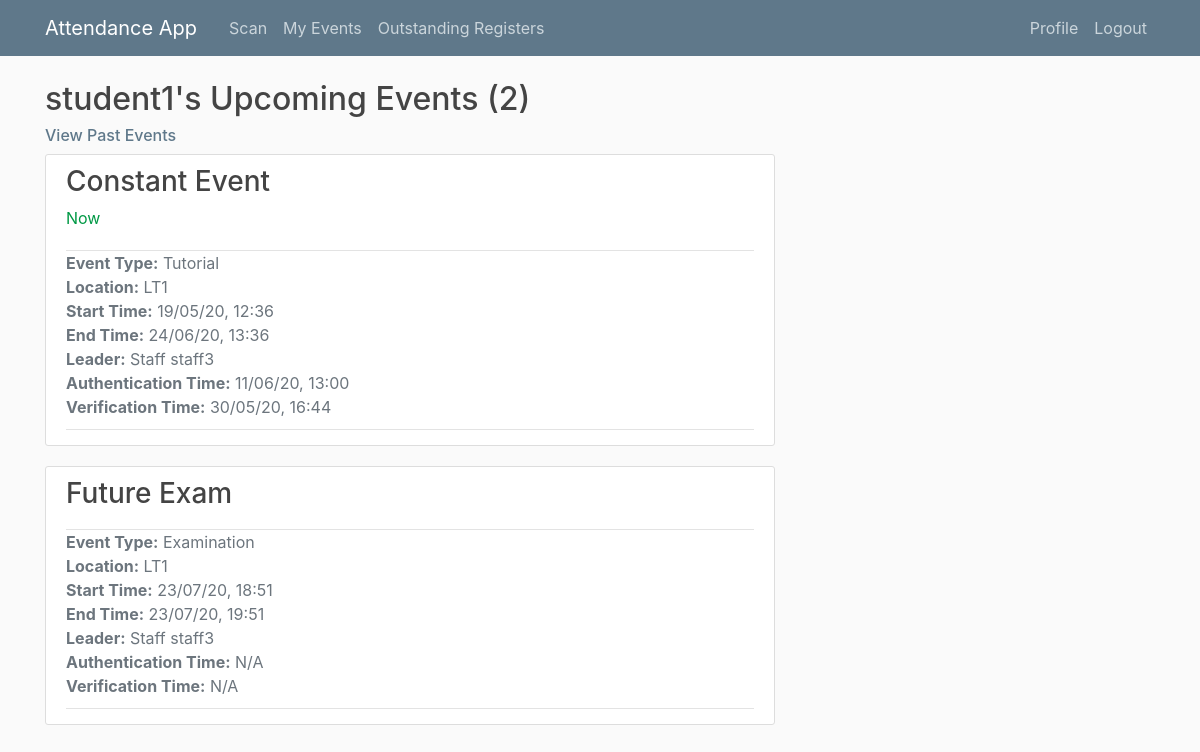
The page /student1/events/ (signed in) on the database its author committed.
### main/models.py (models this page shows, shortened)
class Event(models.Model):
    EVENT_TYPES = (
        ('LE', 'Lecture'),
        ('EX', 'Examination'),
        ('TU', 'Tutorial'),
        ('SG', 'Study Group')
    )
    title = models.CharField(max_length = 100)
    event_type = models.CharField(max_length=2, choices=EVENT_TYPES) # Lecture, tutorial, exam or study group
    start_time = models.DateTimeField(default = timezone.now)
    end_time = models.DateTimeField(default = one_hour_ahead)
    location = models.CharField(max_length = 100, null = True)
    leader = models.ForeignKey(Staff, on_delete=models.CASCADE, related_name = 'staff_leader') # Leader must be a staff member
    attendees = models.ManyToManyField(Student, related_name='student_attendees')
    auth_uuid = models.UUIDField(default=uuid.uuid4, editable = False) # Generates authentication hash
    register_taken = models.BooleanField(default = False)
    def happening_now(self):
        if timezone.now() >= self.start_time and timezone.now() < self.end_time:
            return True
        else:
            return False

class Attendance(models.Model):
    student = models.ForeignKey(Student, on_delete=models.CASCADE) # if student is deleted, attendance authentications should be deleted too
    event = models.ForeignKey(Event, on_delete=models.CASCADE) # if event is deleted, attendance authentications should be deleted too
    auth_time = models.DateTimeField(null=True)

class Verification(models.Model):
    event = models.ForeignKey(Event, on_delete=models.CASCADE) # if event is deleted, attendance verifications should also be deleted
    student = models.ForeignKey(Student, on_delete=models.CASCADE)
    verification_time = models.DateTimeField(null=True)

### users/models.py (models this page shows, shortened)
class Staff(models.Model):
    user = models.OneToOneField(User,  on_delete=models.CASCADE) # Each Staff object maps to one account and vice versa
    def __str__(self):
        return f'Staff {self.user.username}'
    class Meta:
        verbose_name_plural = 'Staff' # otherwise default in admin page would be 'Staffs'

class Student(models.Model):
    user = models.OneToOneField(User,  on_delete=models.CASCADE) # Each Student object maps to one account and vice versa
    cid = models.AutoField(primary_key=True) # CIDs have 8 digits
    course = models.CharField(max_length=50, null = True)
    year = models.IntegerField(null=True)

### main/views.py (the view)
# urls.py: path('<str:username>/events/', UserEventListView.as_view(), name='user-events'),
class UserEventListView(LoginRequiredMixin, UserPassesTestMixin, ListView):
    model = Event
    template_name = 'main/user_events.html'
    context_object_name = 'events'
    paginate_by = 5
    def get_queryset(self):
        user = get_object_or_404(User, username=self.kwargs.get('username')) # Class based view so requires kwargs.get to extract from URL
        return Event.objects.filter(attendees=user.student, end_time__gte=timezone.now()).order_by('start_time')
    def test_func(self):
        active_user = self.request.user
        if active_user.groups.filter(name="Admin") or active_user.groups.filter(name="Staff"):
            return True
        else:
            return False
    def get_context_data(self, **kwargs):
        context = super().get_context_data(**kwargs)
        user = get_object_or_404(User, username=self.kwargs.get('username')) # Class based view so requires kwargs.get to extract from URL
        context['requested_user'] = user
        return context

### main/templatetags/event_extras.py (called while the page is built)
@register.filter(name='attendance_authenticated')
def attendance_authenticated(event, user):
    from main.models import Attendance
    return Attendance.objects.filter(event=event, student=user.student).exists()

@register.filter(name='auth_time')
def auth_time(event, user):
    from main.models import Attendance
    attendance = Attendance.objects.get(event=event, student=user.student)
    return attendance.auth_time

@register.filter(name='attendance_verified')
def attendance_verified(event, user):
    from main.models import Verification
    return Verification.objects.filter(event=event, student=user.student).exists()

@register.filter(name='verification_time')
def verification_time(event, user):
    from main.models import Verification
    verification = Verification.objects.get(event=event, student=user.student)
    return verification.verification_time

### users/templatetags/user_extras.py (called while the page is built)
@register.filter(name='has_group')
def has_group(user, group_name):
    return user.groups.filter(name=group_name).exists()

### main/templates/main/user_events.html
{% extends 'main/events.html' %}
{% load user_extras %}
{% load event_extras %}
{% block upcoming_or_past %}
    <h2><a href="{% url 'user-profile' view.kwargs.username %}">{{ view.kwargs.username }}</a>'s Upcoming Events ({{ page_obj.paginator.count }})</h2>
    <h6><a class="subtitle" href="{% url 'user-past-events' view.kwargs.username %}">View Past Events</a></h6>
{% endblock upcoming_or_past %}
{% block auth_info %}
{% if requested_user|has_group:"Students" %}
    <li class="text-muted">
        <b>Authentication Time:</b>
        {% if event|attendance_authenticated:requested_user %}
            {{ event|auth_time:requested_user|date:"d/m/y, H:i" }}
        {% else %}
            N/A
        {% endif %}
    </li>
    <li class="text-muted">
    {% if event.event_type != "LE" %}
        <b>Verification Time:</b>
        {% if event|attendance_verified:requested_user %}
            {{ event|verification_time:requested_user|date:"d/m/y, H:i" }}
        {% else %}
            N/A
        {% endif %}
    {% endif %}
    </li>
{% endif %}
{% endblock auth_info %}

### main/templates/main/events.html (shortened to what this page needs)
{% extends 'main/base.html' %}
{% load user_extras %}
{% load event_extras %}
{% block content %}
    {% block upcoming_or_past %}{% endblock upcoming_or_past %}
    {% for event in events %}
        <article class="media content-section">
            <div class="media-body">
                <div class="article-header">
                    <h3><a class="article-title" href="{% url 'event-detail' event.id %}">{{ event.title }}</a></h3>
                    {% if event.happening_now %}
                        <div class="article-status">Now</div>
                    {% endif %}
                </div>
                <div class="article-metadata">
                    <ul class="list-unstyled">
                        <li class="text-secondary"><b>Event Type:</b> {{ event.get_event_type_display }}</li>
                        <li class="text-muted"><b>Location:</b> {{ event.location }}</li>
                        <li class="text-muted"><b>Start Time:</b> {{ event.start_time|date:"d/m/y, H:i" }}</li>
                        <li class="text-muted"><b>End Time:</b> {{ event.end_time|date:"d/m/y, H:i" }}</li>
                        <li class="text-muted"><b>Leader:</b> {{ event.leader }}</li>
                        {% block auth_info %}{% endblock auth_info %}
                    </ul>
                </div>
            </div>
        </article>
    {% endfor %}
{% endblock content %}

### main/static/main/main.css (style rules this page uses)
body { background: #fafafa; color: #333333; margin-top: 5rem; }
h1, h2, h3, h4, h5, h6 { color: #444444; }
h2 { font-size: 2rem; }
h2 a { color: #444444; }
ul { margin: 0; color: #444444; }
.subtitle { color: #5f788a; }
.content-section { background: #ffffff; padding: 10px 20px; border: 1px solid #dddddd; border-radius: 3px; margin-bottom: 20px; }
.article-header { padding-bottom: 10px; border-bottom: 1px solid #e3e3e3; }
.article-header .article-title { color: #444444; }
.article-header .article-status { color: #009945; font-size: 1rem; padding-bottom: 10px; }
.article-metadata { padding-bottom: 10px; margin-bottom: 5px; border-bottom: 1px solid #e3e3e3 }

### rows shown on the page
Event: title "Constant Event", shows "Now", event_type "Tutorial", location "LT1", start_time "19/05/20, 12:36", end_time "24/06/20, 13:36", leader "Staff staff3", id.auth_time "11/06/20, 13:00", id.verification_time "30/05/20, 16:44"
Event: title "Future Exam", event_type "Examination", location "LT1", start_time "23/07/20, 18:51", end_time "23/07/20, 19:51", leader "Staff staff3", shows "N/A", shows "Verification Time:"

### other values the page prints
{{ view.kwargs.username }} "student1"
{{ page_obj.paginator.count }} "2"
